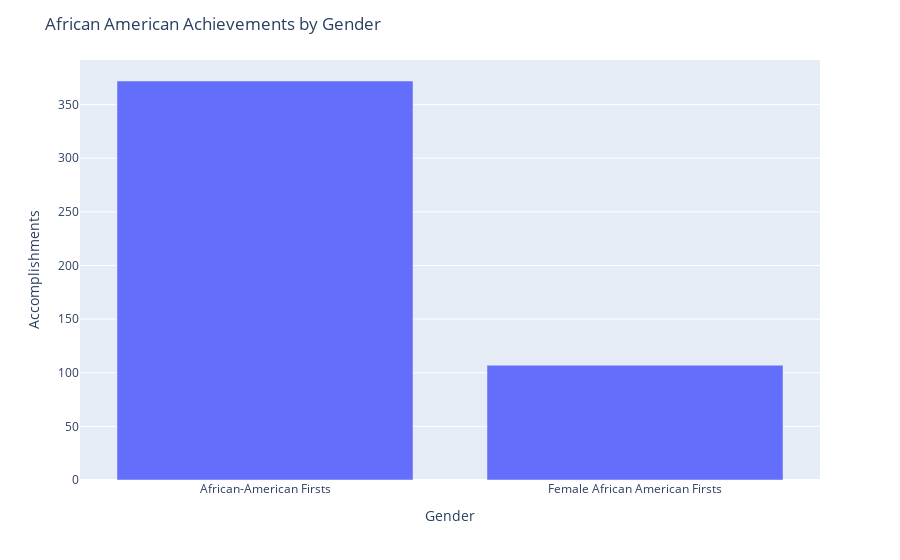

Notebook code cell kept with this figure:
### Code cell
# I would like to plot a bar graph that shows the breakdown of accomplishments by gender present in the data

# Calculate the values for the x and y axis
x = list(firstsDF['gender'].unique())
y = firstsDF['gender'].value_counts()

# Create a express bar chart 
fig = px.bar(x=x, y=y)

# Style the figure 
fig.update_layout(title='African American Achievements by Gender',
                  xaxis_title='Gender', 
                  yaxis_title='Accomplishments')
fig.show()

### Figure 1 — Plotly figure (JSON) as saved in the notebook; plotly's stock layout.template omitted (floating-point values rounded to 4 significant figures)
{"data": [{"alignmentgroup": "True", "hovertemplate": "x=%{x}<br>y=%{y}<extra></extra>", "legendgroup": "", "marker": {"color": "#636efa", "pattern": {"shape": ""}}, "name": "", "offsetgroup": "", "orientation": "v", "showlegend": false, "textposition": "auto", "type": "bar", "x": ["African-American Firsts", "Female African American Firsts"], "xaxis": "x", "y": [372, 107], "yaxis": "y"}], "layout": {"autosize": true, "barmode": "relative", "legend": {"tracegroupgap": 0}, "margin": {"t": 60}, "title": {"text": "African American Achievements by Gender"}, "xaxis": {"anchor": "y", "autorange": true, "domain": [0, 1], "range": [-0.5, 1.5], "title": {"text": "Gender"}, "type": "category"}, "yaxis": {"anchor": "x", "autorange": true, "domain": [0, 1], "range": [0, 391.6], "title": {"text": "Accomplishments"}, "type": "linear"}}}
